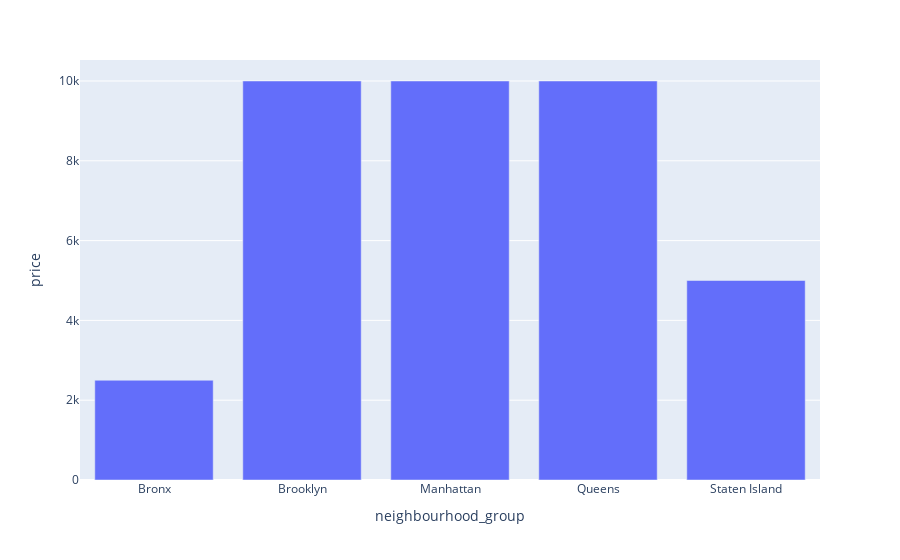

Notebook source saved alongside this figure:
### Code cell
px.bar(highest_price_byregion, x="neighbourhood_group", y="price")

### Figure 1 — Plotly figure (JSON) as saved in the notebook; plotly's stock layout.template omitted (floating-point values rounded to 4 significant figures)
{"data": [{"alignmentgroup": "True", "hovertemplate": "neighbourhood_group=%{x}<br>price=%{y}<extra></extra>", "legendgroup": "", "marker": {"color": "#636efa", "pattern": {"shape": ""}}, "name": "", "offsetgroup": "", "orientation": "v", "showlegend": false, "textposition": "auto", "type": "bar", "x": ["Bronx", "Brooklyn", "Manhattan", "Queens", "Staten Island"], "xaxis": "x", "y": [2500, 10000, 10000, 10000, 5000], "yaxis": "y"}], "layout": {"barmode": "relative", "legend": {"tracegroupgap": 0}, "margin": {"t": 60}, "xaxis": {"anchor": "y", "domain": [0, 1], "title": {"text": "neighbourhood_group"}}, "yaxis": {"anchor": "x", "domain": [0, 1], "title": {"text": "price"}}}}
